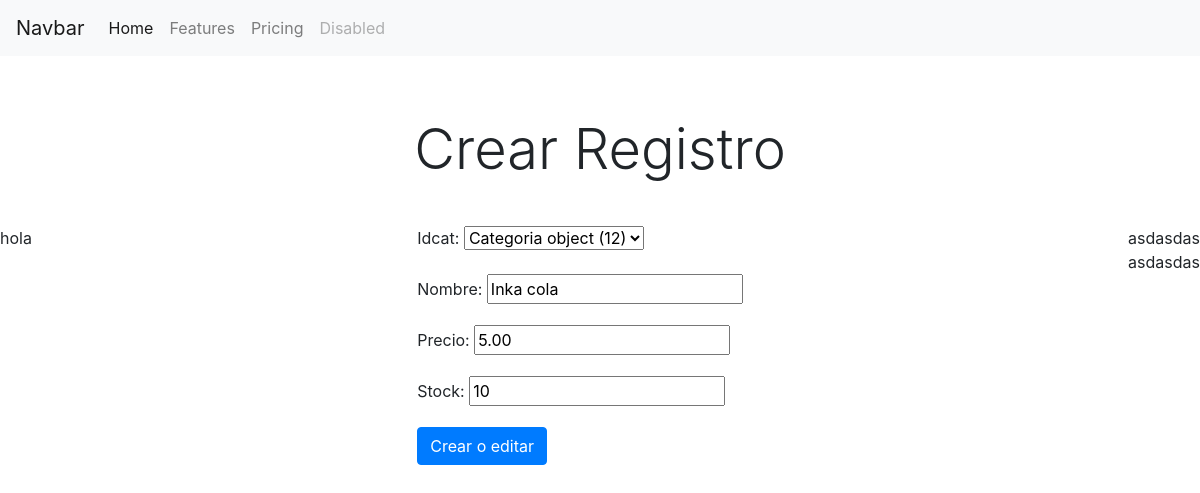
The page /editar_producto/6 on the database its author committed.
### creacion/models.py (models this page shows)
class Producto (models.Model):
    idcat = models.ForeignKey(Categoria, null=True, on_delete=models.CASCADE)
    nombre = models.CharField(max_length=100, blank=False)
    precio = models.DecimalField(max_digits=10, decimal_places=2, blank=False)
    stock =  models.IntegerField(blank=False)

### creacion/views.py (the view, shortened to what this page needs)
# urls.py: path('editar_producto/<int:id>', editarProducto, name='editar_producto'),
def editarProducto(request,id):
    producto = Producto.objects.get(id = id)
    if request.method == 'GET':
        form = ProductoForm(instance= producto)
        contexto = {
            'form': form
        }
    return render(request, 'crear_producto.html', contexto)

### creacion/form.py
class ProductoForm(forms.ModelForm):
    class Meta:
        model = Producto
        fields = '__all__'

### templates/crear_producto.html (shortened to what this page needs)
{% extends 'index.html' %}
{% block cuerpo  %}
<nav class="navbar navbar-expand-lg navbar-light bg-light">
  <a class="navbar-brand" href="#">Navbar</a>
  <div class="collapse navbar-collapse" id="navbarNavAltMarkup">
    <div class="navbar-nav">
      <a class="nav-link active" href="#">Home <span class="sr-only">(current)</span></a>
      <a class="nav-link" href="#">Features</a>
      <a class="nav-link" href="#">Pricing</a>
      <a class="nav-link disabled" href="#" tabindex="-1" aria-disabled="true">Disabled</a>
    </div>
  </div>
</nav>
 <form method="post" >
      <div style="height: 60px;"></div>
        <div style="height: 60px;" >
            <div class="text-center display-4" >Crear Registro
            </div>
        </div>
        <div style="height: 50px;"></div>
    <div class="d-flex justify-content-between">
 <div>hola</div>
            <div class="form-group">
                       {{ form.as_p }}
                    <button class="btn btn-primary" type="submit">Crear o editar</button>
  </div>
        <div> asdasdas
            <div class="spinner-border" role="status">
 asdasdas
</div>
        </div>
        </div>
                </form>
{% endblock cuerpo %}

### rows shown on the page
Producto: idcat "Categoria object (12)", nombre "Inka cola", precio "5.00", stock "10"
